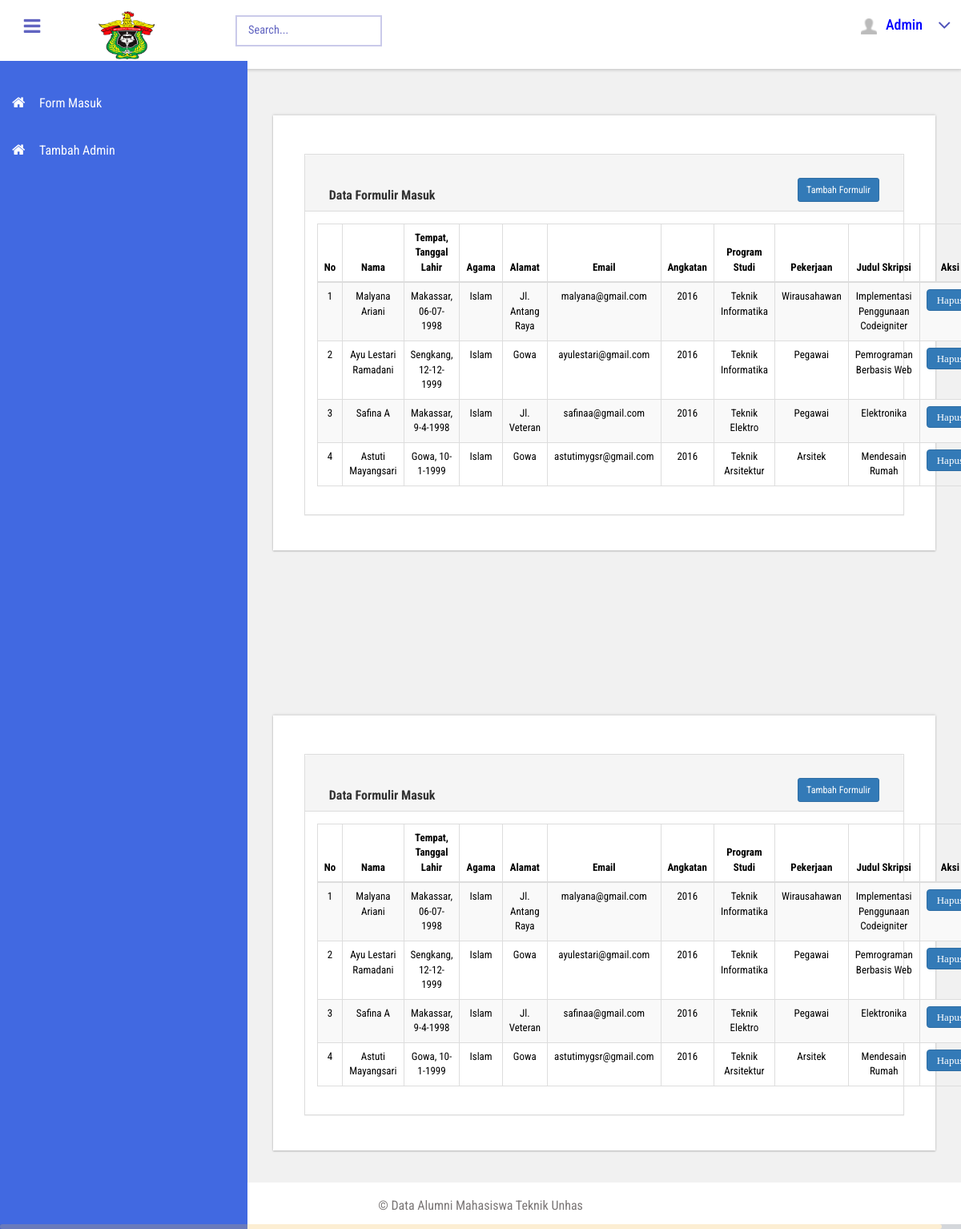
/index.php/admin/viewform, run on the app's committed database.
### tables this page shows
CREATE TABLE `formulir_masuk` (
  `id_formulir` int(11) NOT NULL,
  `nama_depan` varchar(25) NOT NULL,
  `nama_belakang` varchar(25) NOT NULL,
  `tempat_lahir` varchar(25) NOT NULL,
  `tanggal_lahir` varchar(25) NOT NULL,
  `agama` varchar(25) NOT NULL,
  `alamat` varchar(50) NOT NULL,
  `email` varchar(25) NOT NULL,
  `no_telp` varchar(25) NOT NULL,
  `tahun_masuk` varchar(10) NOT NULL,
  `prodi` varchar(25) NOT NULL,
  `pekerjaan` varchar(25) NOT NULL,
  `judul` varchar(100) NOT NULL
);

### application/controllers/admin.php (called while the page is built, shortened)
<?php
class Admin extends CI_Controller
{
	public function viewform()
	{
		$this->load->model('adminModel');
		$data['getForm'] = $this->adminModel->getForm();
		$this->load->view('contentFormMasuk', $data);
		$this->load->view('ViewFormMasuk');
	}
}

### index.php (called while the page is built, shortened)
<?php
require_once BASEPATH.'core/CodeIgniter.php';

### application/models/adminModel.php (called while the page is built, shortened)
<?php
class AdminModel extends CI_Model
{
	public function getForm(){
		$query = $this->db->get('formulir_masuk');
		return $query;
	}
}

### application/views/contentFormMasuk.php (the view, shortened to what this page needs)
<div id="page-wrapper">
        <div class="row calender widget-shadow">
          <div class="container" style="position: relative;width: 100%;">
    <div class="row">
        <div class="col-md-20 col-md-offset-0">
            <div class="panel panel-default panel-table">
              <div class="panel-heading">
                <div class="row">
                  <div class="col col-xs-6">
                    <h1 class="panel-title"><b>Data Formulir Masuk</b></h1>
                  </div>
                  <div class="col col-xs-6 text-right">
                    <a href="<?php echo base_url() ?>/index.php/admin/add_form"><button type="button" class="btn btn-sm btn-primary btn-create" style="margin-top: -13px;">Tambah Formulir</button></a>
                  </div>
                </div>
              </div>
              <div class="panel-body">
                <table class="table table-striped table-bordered table-list" style="position: relative;width: 100%;">
                  <thead>
                    <tr>
                        <th align="center" style="width: 5%"><font size="2">No</font></th>
                        <th style="text-align: center;"><font size="2">Nama</font></th>
                        <th style="text-align: center;"><font size="2">Tempat, Tanggal Lahir</font></th>
                        <th style="text-align: center;"><font size="2">Agama</font></th>
                        <th style="text-align: center;"><font size="2">Alamat</font></th>
                        <th style="text-align: center;"><font size="2">Email</font></th>
                        <th style="text-align: center;"><font size="2">Angkatan</font></th>
                        <th style="text-align: center;"><font size="2">Program Studi</font></th>
                        <th style="text-align: center;"><font size="2">Pekerjaan</font></th>
                        <th style="text-align: center;"><font size="2">Judul Skripsi</font></th>
                        <th style="text-align: center;"><font size="2">Aksi</font></th>
                    </tr>
                  </thead>
                  <tbody>
                        <?php foreach($getForm->result() as $key) { ?>
                          <tr>
                            <td align="center"><font size="2"><?php echo $key->id_formulir; ?></font></td>
                            <td align="center"><font size="2"><?php echo $key->nama_depan; ?> <?php echo $key->nama_belakang; ?></font></td>
                            <td align="center"><font size="2"><?php echo $key->tempat_lahir; ?>, <?php echo $key->tanggal_lahir; ?></font></td>
                            <td align="center"><font size="2"><?php echo $key->agama; ?></font></td>
                            <td align="center"><font size="2"><?php echo $key->alamat; ?></font></td>
                            <td align="center"><font size="2"><?php echo $key->email; ?></font></td>
                            <td align="center"><font size="2"><?php echo $key->tahun_masuk; ?></font></td>
                            <td align="center"><font size="2"><?php echo $key->prodi; ?></font></td>
                            <td align="center"><font size="2"><?php echo $key->pekerjaan; ?></font></td>
                            <td align="center"><font size="2"><?php echo $key->judul; ?></font></td>
                            <td align="center">
                              <a onclick="return confirm('Ingin menghapus?')" class="btn btn-primary" href="<?php echo base_url(); ?>index.php/admin/del/<?php echo $key->id_formulir ?>"><em class="fa fa-trash"><font size="2">Hapus</font></em></a>
                            </td>
                          </tr>
                        <?php } ?>
                        </tbody>
                </table>
              </div>
            </div>
</div></div></div>
        </div>
      </div>
    </div>

### application/views/ViewFormMasuk.php (shortened to what this page needs)
<!DOCTYPE HTML>
<html>
<head>
<link href="<?php echo base_url();?>assets/css/bootstrap.css" rel='stylesheet' type='text/css' />
<link href="<?php echo base_url();?>assets/css/style.css" rel='stylesheet' type='text/css' />
<link href="<?php echo base_url();?>assets/css/font-awesome.css" rel="stylesheet">
<link href="<?php echo base_url();?>assets/css/animate.css" rel="stylesheet" type="text/css" media="all">
<link href="<?php echo base_url();?>assets/css/custom.css" rel="stylesheet">
</head>
<body class="cbp-spmenu-push" >
	<div class="main-content">
		<?php include 'sidebar.php'; ?>
		<?php include 'header.php'; ?>
		<?php include 'contentFormMasuk.php'; ?>
		<?php include 'footer.php'; ?>
</body>
</html>

### application/views/sidebar.php (shortened to what this page needs)
<div class=" sidebar" role="navigation">
           <div class="navbar-collapse">
			<nav class="cbp-spmenu cbp-spmenu-vertical cbp-spmenu-left" id="cbp-spmenu-s1" style="background-color: #4169E1;">
				<ul class="nav" id="side-menu">
					<li>
						<a href="<?php echo base_url();?>index.php/admin/viewform"><i class="fa fa-home nav_icon"></i>Form Masuk</a>
					</li>
					<li>
						<a href="<?php echo base_url();?>index.php/admin/viewadmin"><i class="fa fa-home nav_icon"></i>Tambah Admin</a>
					</li>
				</ul>
			</nav>
		</div>
	</div>

### application/views/header.php (shortened to what this page needs)
<div class="sticky-header header-section ">
			<div class="header-left">
				<button id="showLeftPush" style="background-color: white; vertical-align: middle;"><i class="fa fa-bars"></i></button>
				<div class="logo" style="background-color: white;">
					<a href="https://unhas.ac.id" target="_blank">
						<span ><img src="<?php echo base_url();?>assets/images/unhas.png" style="width: 70px;height: 60px;margin-left: -10px;"></span>
					</a>
				</div>
				<div class="search-box">
					<form class="input">
						<input class="sb-search-input input__field--madoka" placeholder="Search..." type="search" id="input-31" />
						<label class="input__label" for="input-31">
							<svg class="graphic" width="100%" height="100%" viewBox="0 0 404 77" preserveAspectRatio="none">
								<path d="m0,0l404,0l0,77l-404,0l0,-77z"/>
							</svg>
						</label>
					</form>
				</div>
				<div class="clearfix"> </div>
			</div>
			<div class="header-right" >
				<div class="profile_details">
					<ul>
						<li class="dropdown profile_details_drop">
							<a href="#" class="dropdown-toggle" data-toggle="dropdown" aria-expanded="false">
								<div class="profile_img">
									<span class="prfil-img"><img src="<?php echo base_url();?>assets/images/user.png" height="20px" width="20px" alt="" style="margin-top: 10px;"> </span>
									<div class="user-name">
										<h4 color="blue">Admin</h4>
									</div>
									<i class="fa fa-angle-down lnr"></i>
									<div class="clearfix"></div>
								</div>
							</a>
						</li>
					</ul>
				</div>
			</div>
			<div class="clearfix"> </div>
		</div>

### application/views/footer.php
<div class="footer">
		   <p>&copy; Data Alumni Mahasiswa Teknik Unhas</a></p>
</div>

### assets/css/custom.css (style rules this page uses)
#page-wrapper { padding:7em 2em 2.5em; background-color: #F1F1F1; }

### data on the page
formulir_masuk: id_formulir "1", nama_depan "Malyana", nama_belakang "Ariani", tempat_lahir "Makassar", tanggal_lahir "06-07-1998", agama "Islam", alamat "Jl. Antang Raya", email "malyana@gmail.com", tahun_masuk "2016", prodi "Teknik Informatika", pekerjaan "Wirausahawan", judul "Implementasi Penggunaan Codeigniter"
formulir_masuk: id_formulir "2", nama_depan "Ayu Lestari", nama_belakang "Ramadani", tempat_lahir "Sengkang", tanggal_lahir "12-12-1999", agama "Islam", alamat "Gowa", email "ayulestari@gmail.com", tahun_masuk "2016", prodi "Teknik Informatika", pekerjaan "Pegawai", judul "Pemrograman Berbasis Web"
formulir_masuk: id_formulir "3", nama_depan "Safina", nama_belakang "A", tempat_lahir "Makassar", tanggal_lahir "9-4-1998", agama "Islam", alamat "Jl. Veteran", email "safinaa@gmail.com", tahun_masuk "2016", prodi "Teknik Elektro", pekerjaan "Pegawai", judul "Elektronika"
formulir_masuk: id_formulir "4", nama_depan "Astuti", nama_belakang "Mayangsari", tempat_lahir "Gowa", tanggal_lahir "10-1-1999", agama "Islam", alamat "Gowa", email "astutimygsr@gmail.com", tahun_masuk "2016", prodi "Teknik Arsitektur", pekerjaan "Arsitek", judul "Mendesain Rumah"
